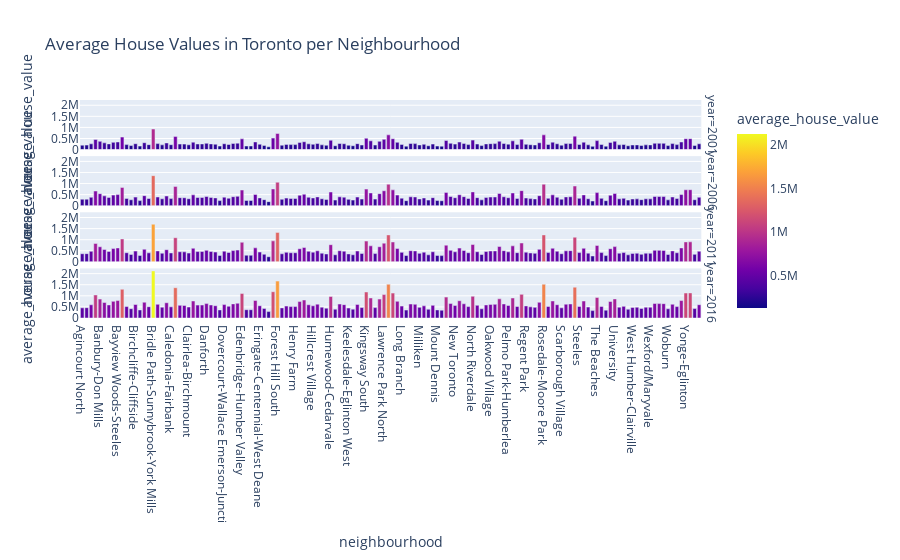

The cell this chart's notebook holds for it:
### Markdown cell above
## Cost Analysis - Optional Challenge

In this section, you will use Plotly express to a couple of plots that investors can interactively filter and explore various factors related to the house value of the Toronto's neighbourhoods. 

### Create a bar chart row facet to plot the average house values for all Toronto's neighbourhoods per year

### Code cell
# YOUR CODE HERE!

fig = px.bar(to_data, x="neighbourhood", y="average_house_value", color="average_house_value", facet_row=to_data.index, height=1000, 
             title = 'Average House Values in Toronto per Neighbourhood')
fig.show()

### Figure 1 — Plotly figure (JSON) as saved in the notebook; plotly's stock layout.template omitted (floating-point values rounded to 4 significant figures; data arrays with more than 128 entries replaced by an {"elided": "..."} marker saying what was removed)
{"data": [{"alignmentgroup": "True", "hovertemplate": "year=2001<br>neighbourhood=%{x}<br>average_house_value=%{marker.color}<extra></extra>", "legendgroup": "", "marker": {"color": {"elided": "140 int values"}, "coloraxis": "coloraxis"}, "name": "", "offsetgroup": "", "orientation": "v", "showlegend": false, "textposition": "auto", "type": "bar", "x": {"elided": "140 str values"}, "xaxis": "x4", "y": {"elided": "140 int values"}, "yaxis": "y4"}, {"alignmentgroup": "True", "hovertemplate": "year=2006<br>neighbourhood=%{x}<br>average_house_value=%{marker.color}<extra></extra>", "legendgroup": "", "marker": {"color": {"elided": "140 int values"}, "coloraxis": "coloraxis"}, "name": "", "offsetgroup": "", "orientation": "v", "showlegend": false, "textposition": "auto", "type": "bar", "x": {"elided": "140 str values"}, "xaxis": "x3", "y": {"elided": "140 int values"}, "yaxis": "y3"}, {"alignmentgroup": "True", "hovertemplate": "year=2011<br>neighbourhood=%{x}<br>average_house_value=%{marker.color}<extra></extra>", "legendgroup": "", "marker": {"color": {"elided": "140 int values"}, "coloraxis": "coloraxis"}, "name": "", "offsetgroup": "", "orientation": "v", "showlegend": false, "textposition": "auto", "type": "bar", "x": {"elided": "140 str values"}, "xaxis": "x2", "y": {"elided": "140 int values"}, "yaxis": "y2"}, {"alignmentgroup": "True", "hovertemplate": "year=2016<br>neighbourhood=%{x}<br>average_house_value=%{marker.color}<extra></extra>", "legendgroup": "", "marker": {"color": {"elided": "140 int values"}, "coloraxis": "coloraxis"}, "name": "", "offsetgroup": "", "orientation": "v", "showlegend": false, "textposition": "auto", "type": "bar", "x": {"elided": "140 str values"}, "xaxis": "x", "y": {"elided": "140 int values"}, "yaxis": "y"}], "layout": {"annotations": [{"font": {}, "showarrow": false, "text": "year=2016", "textangle": 90, "x": 0.98, "xanchor": "left", "xref": "paper", "y": 0.1138, "yanchor": "middle", "yref": "paper"}, {"font": {}, "showarrow": false, "text": "year=2011", "textangle": 90, "x": 0.98, "xanchor": "left", "xref": "paper", "y": 0.3712, "yanchor": "middle", "yref": "paper"}, {"font": {}, "showarrow": false, "text": "year=2006", "textangle": 90, "x": 0.98, "xanchor": "left", "xref": "paper", "y": 0.6288, "yanchor": "middle", "yref": "paper"}, {"font": {}, "showarrow": false, "text": "year=2001", "textangle": 90, "x": 0.98, "xanchor": "left", "xref": "paper", "y": 0.8862, "yanchor": "middle", "yref": "paper"}], "autosize": true, "barmode": "relative", "coloraxis": {"colorbar": {"title": {"text": "average_house_value"}}, "colorscale": [[0, "#0d0887"], [0.1111, "#46039f"], [0.2222, "#7201a8"], [0.3333, "#9c179e"], [0.4444, "#bd3786"], [0.5556, "#d8576b"], [0.6667, "#ed7953"], [0.7778, "#fb9f3a"], [0.8889, "#fdca26"], [1, "#f0f921"]]}, "legend": {"tracegroupgap": 0}, "title": {"text": "Average House Values in Toronto per Neighbourhood"}, "xaxis": {"anchor": "y", "autorange": true, "domain": [0, 0.98], "range": [-0.5, 139.5], "title": {"text": "neighbourhood"}, "type": "category"}, "xaxis2": {"anchor": "y2", "autorange": true, "domain": [0, 0.98], "matches": "x", "range": [-0.5, 139.5], "showticklabels": false, "type": "category"}, "xaxis3": {"anchor": "y3", "autorange": true, "domain": [0, 0.98], "matches": "x", "range": [-0.5, 139.5], "showticklabels": false, "type": "category"}, "xaxis4": {"anchor": "y4", "autorange": true, "domain": [0, 0.98], "matches": "x", "range": [-0.5, 139.5], "showticklabels": false, "type": "category"}, "yaxis": {"anchor": "x", "autorange": true, "domain": [0, 0.2275], "range": [0, 2236000.0], "title": {"text": "average_house_value"}, "type": "linear"}, "yaxis2": {"anchor": "x2", "autorange": true, "domain": [0.2575, 0.485], "matches": "y", "range": [0, 2236000.0], "title": {"text": "average_house_value"}, "type": "linear"}, "yaxis3": {"anchor": "x3", "autorange": true, "domain": [0.515, 0.7425], "matches": "y", "range": [0, 2236000.0], "title": {"text": "average_house_value"}, "type": "linear"}, "yaxis4": {"anchor": "x4", "autorange": true, "domain": [0.7725, 1], "matches": "y", "range": [0, 2236000.0], "title": {"text": "average_house_value"}, "type": "linear"}}}
